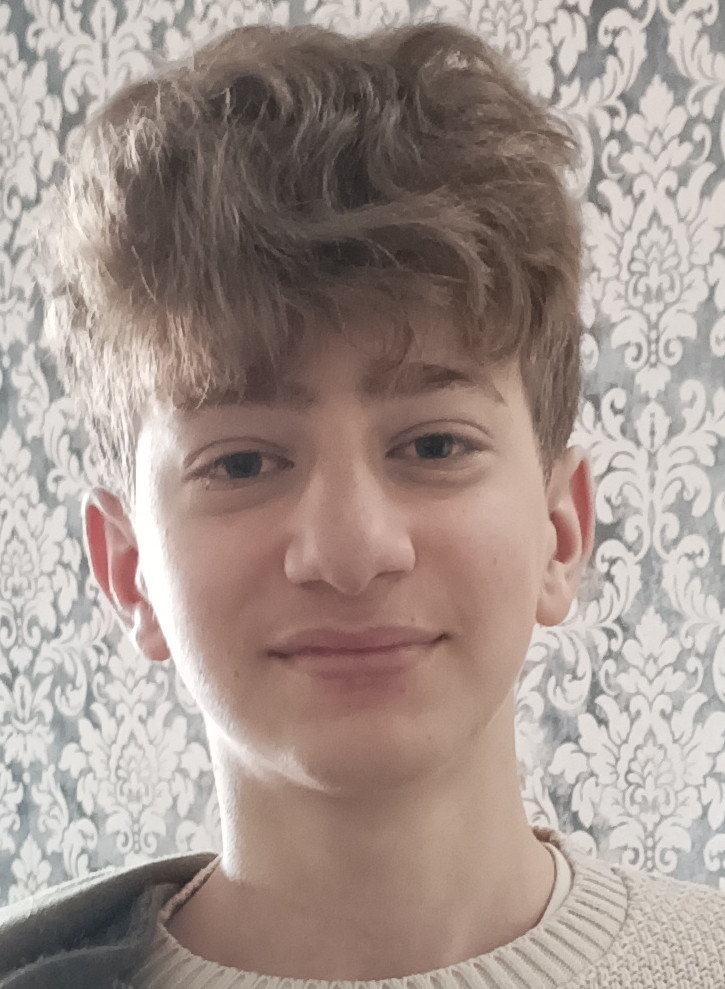
#> input picture robopy_controller/known_faces/edoardo/edoardo_3.jpg, 725 x 989 px; its folder holds only this picture in this run
$ python face_enrollment_offline.py
#> lines starting #> are read from the running program, lines starting #| are printed output that depends on the picture; long printed decimals are rounded
#> in process_person, img is the input picture: shape (989, 725, 3); mean B, G, R 142.2, 148.9, 163.9
#!/usr/bin/env python3
"""
Face Enrollment Offline — Generazione placeholder embedding
==========================================================
Script STANDALONE (non richiede ROS 2 né Hailo).
Genera file embedding.npy in known_faces/<nome>/embedding.npy
a partire dalle immagini .jpg/.png presenti nelle sottocartelle.

ATTENZIONE: Gli embedding generati sono PLACEHOLDER basati su HOG/features
    OpenCV. NON sono embedding ArcFace reali e NON riconoscono correttamente
    i volti. Servono solo per verificare il flusso del sistema prima
    dell'enrollment reale su Marcus via NPU Hailo.

Enrollment REALE su Marcus (dopo deploy):
    ros2 topic pub --once /hailo/face/enroll std_msgs/msg/String "data: 'nome'"
    (tenere il volto della persona in camera per ~10 frame)

Uso:
    python3 face_enrollment_offline.py [--faces-dir /path/to/known_faces] [--dim 512]

Requisiti:
    pip install numpy opencv-python
"""

import os
import sys
import argparse
import numpy as np
import cv2


def extract_hog_embedding(image_bgr, target_dim=512):
    """
    Estrae un feature vector HOG dall'immagine e lo proietta a target_dim dim.
    Placeholder deterministico: stesso output per stessa immagine.
    """
    img = cv2.resize(image_bgr, (128, 128))
    gray = cv2.cvtColor(img, cv2.COLOR_BGR2GRAY)

    hog = cv2.HOGDescriptor(
        _winSize=(128, 128),
        _blockSize=(16, 16),
        _blockStride=(8, 8),
        _cellSize=(8, 8),
        _nbins=9
    )
    hog_feat = hog.compute(gray).flatten().astype(np.float32)

    rng = np.random.default_rng(42)
    if hog_feat.shape[0] >= target_dim:
        indices = rng.choice(hog_feat.shape[0], size=target_dim, replace=False)
        indices.sort()
        emb = hog_feat[indices]
    else:
        proj = rng.standard_normal((hog_feat.shape[0], target_dim)).astype(np.float32)
        emb = hog_feat @ proj

    norm = np.linalg.norm(emb)
    if norm > 1e-6:
        emb /= norm
    return emb


def detect_and_crop_face(image_bgr):
    """
    Crop centrale adattivo: assume che il volto sia nel centro-alto dell'immagine.
    Per uno script placeholder non abbiamo bisogno di face detection esatta.
    """
    h, w = image_bgr.shape[:2]
#> h = 989; w = 725
    # Crop del quadrato centrale-alto (dove tipicamente si trova un volto in un selfie/ritratto)
    size = min(w, h)
#> size = 725
    cx = w // 2
#> cx = 362
    cy = int(h * 0.40)  # Leggermente sopra il centro
#> cy = 395
    half = size // 2
#> half = 362
    x1 = max(0, cx - half)
#> x1 = 0
    y1 = max(0, cy - half)
#> y1 = 33
    x2 = min(w, cx + half)
#> x2 = 724
    y2 = min(h, cy + half)
#> y2 = 757
    crop = image_bgr[y1:y2, x1:x2]
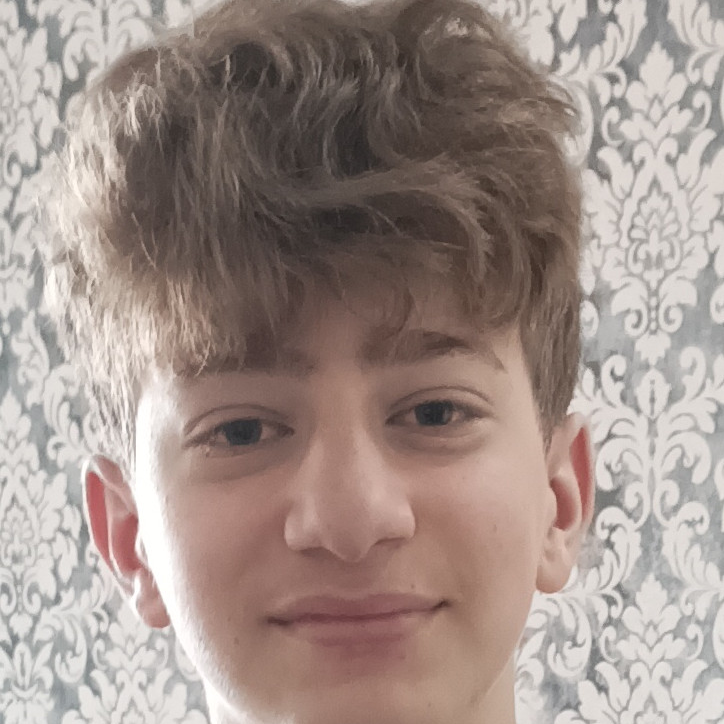
#> crop: shape (724, 724, 3); mean B, G, R 138.6, 145, 160.8
    return crop if crop.size > 0 else image_bgr

def process_person(person_dir, person_name, embedding_dim, force):
    """Genera embedding.npy per una persona. Ritorna True se completato."""
    output_path = os.path.join(person_dir, 'embedding.npy')

    if os.path.exists(output_path) and not force:
        print(f"  SKIP '{person_name}': embedding.npy gia' presente (usa --force per sovrascrivere)")
        return True

    image_files = [
        f for f in os.listdir(person_dir)
        if f.lower().endswith(('.jpg', '.jpeg', '.png', '.bmp'))
    ]

    if not image_files:
        print(f"  WARN '{person_name}': nessuna immagine trovata in {person_dir}")
        return False

    print(f"  INFO '{person_name}': {len(image_files)} immagini trovate...")

    embeddings = []
    for img_file in image_files:
        img_path = os.path.join(person_dir, img_file)
        img = cv2.imread(img_path)
        if img is None:
            print(f"       FAIL impossibile leggere {img_file}")
            continue
        face_crop = detect_and_crop_face(img)
        emb = extract_hog_embedding(face_crop, target_dim=embedding_dim)
#> in extract_hog_embedding, `img = cv2.resize(image_bgr, (128, 128))`:
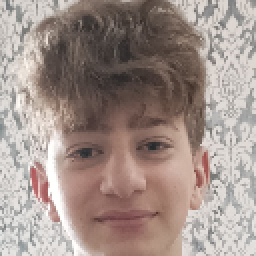
#> img: shape (128, 128, 3) (shown 2 times larger); mean B, G, R 138.5, 144.9, 160.7
#> in extract_hog_embedding, `gray = cv2.cvtColor(img, cv2.COLOR_BGR2GRAY)`:
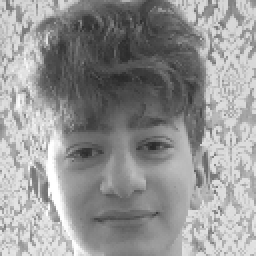
#> gray: shape (128, 128) (shown 2 times larger); min 39, max 255, mean 148.9
#> in extract_hog_embedding, `hog_feat = hog.compute(gray).flatten().astype(np.float32)`: hog_feat = 8100 values, max 0.345 at index 1987, min 0 at index 1991, mean 0.149
#> in extract_hog_embedding, `emb = hog_feat[indices]`: emb = 512 values, max 0.325 at index 388, min 0.0015 at index 169, mean 0.152
#> in extract_hog_embedding, `norm = np.linalg.norm(emb)`: norm = 3.82
#> in extract_hog_embedding, `emb /= norm`: emb = 512 values, max 0.0851 at index 388, min 0.000392 at index 169, mean 0.0397
        embeddings.append(emb)
        print(f"       OK {img_file} (norm={np.linalg.norm(emb):.4f})")
#|        OK edoardo_3.jpg (norm=1.0000)

    if not embeddings:
        print(f"  FAIL '{person_name}': nessun embedding valido")
        return False

    mean_emb = np.mean(np.stack(embeddings, axis=0), axis=0).astype(np.float32)
#> mean_emb has the same summary as emb in extract_hog_embedding
    norm = np.linalg.norm(mean_emb)
#> norm = 1
    if norm > 1e-6:
        mean_emb /= norm

    np.save(output_path, mean_emb)
    print(f"  SAVE {output_path} | shape={mean_emb.shape} | norm={np.linalg.norm(mean_emb):.6f}")
#|   SAVE robopy_controller/known_faces/edoardo/embedding.npy | shape=(512,) | norm=1.000
    return True


def main():
    parser = argparse.ArgumentParser(description="Genera embedding placeholder per Face Recognition offline")
    parser.add_argument('--faces-dir', '-d',
        default=os.path.join(os.path.dirname(os.path.abspath(__file__)), 'known_faces'),
        help='Percorso della directory known_faces')
    parser.add_argument('--dim', '-n', type=int, default=512,
        help='Dimensione embedding (default: 512)')
    parser.add_argument('--force', '-f', action='store_true',
        help='Sovrascrivi embedding.npy esistenti')
    parser.add_argument('--person', '-p', default=None,
        help='Elabora solo una persona specifica')

    args = parser.parse_args()
    faces_dir = os.path.abspath(args.faces_dir)

    print(f"\n{'='*60}")
    print("Face Enrollment Offline - Placeholder Generator")
    print(f"{'='*60}")
    print(f"Directory: {faces_dir}")
    print(f"Dimensione embedding: {args.dim}")
    print("NOTA: embedding PLACEHOLDER - non sono ArcFace reali!")
    print(f"{'='*60}\n")

    if not os.path.exists(faces_dir):
        print(f"ERRORE: Directory non trovata: {faces_dir}")
        sys.exit(1)

    if args.person:
        persons = [args.person]
    else:
        persons = [d for d in os.listdir(faces_dir) if os.path.isdir(os.path.join(faces_dir, d))]

    if not persons:
        print(f"ERRORE: Nessuna sottocartella trovata in {faces_dir}")
        sys.exit(1)

    print(f"Persone da elaborare: {persons}\n")
    success_count = 0
    for person_name in sorted(persons):
        person_dir = os.path.join(faces_dir, person_name)
        print(f"-> Elaborazione: {person_name}")
        ok = process_person(person_dir, person_name, args.dim, args.force)
        if ok:
            success_count += 1
        print()
#> pass 2 of the loop in main, `for person_name in sorted(persons):`:
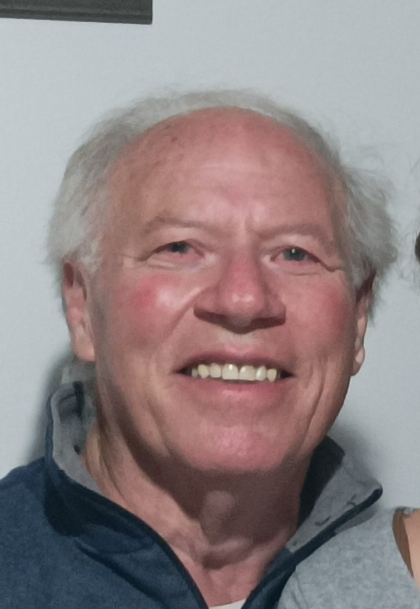
#> input picture robopy_controller/known_faces/filippo/filippo_1.jpg, 840 x 1218 px (shown at 1/2 size)
#> in process_person, img is the input picture: shape (1218, 840, 3); mean B, G, R 131.5, 130.4, 142.8
#> in detect_and_crop_face (call 2), `crop = image_bgr[y1:y2, x1:x2]`:
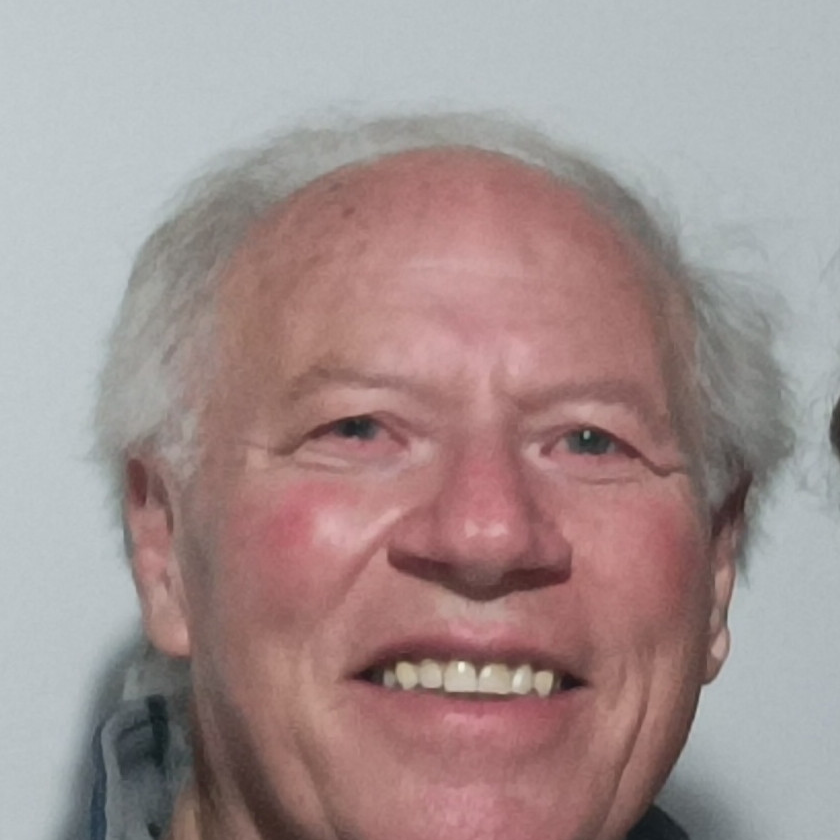
#> crop: shape (840, 840, 3); mean B, G, R 144.3, 145.1, 162.8
#> img: shape (128, 128, 3)
#> in extract_hog_embedding (call 2), `gray = cv2.cvtColor(img, cv2.COLOR_BGR2GRAY)`:
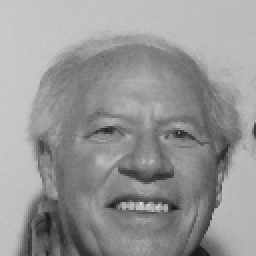
#> gray: shape (128, 128) (shown 2 times larger); min 24, max 234, mean 150.2
#> hog_feat = 8100 values, max 0.496 at index 486, min 0 at index 3207, mean 0.141
#> in extract_hog_embedding (call 2), `emb = hog_feat[indices]`: emb = 512 values, max 0.496 at index 23, min 0.000434 at index 473, mean 0.14
#> in extract_hog_embedding (call 2), `norm = np.linalg.norm(emb)`: norm = 3.78
#> in extract_hog_embedding (call 2), `emb /= norm`: emb = 512 values, max 0.131 at index 23, min 0.000115 at index 473, mean 0.0371
#|        OK filippo_1.jpg (norm=1.0000)
#> pass 3 of the loop in main, `for person_name in sorted(persons):`:
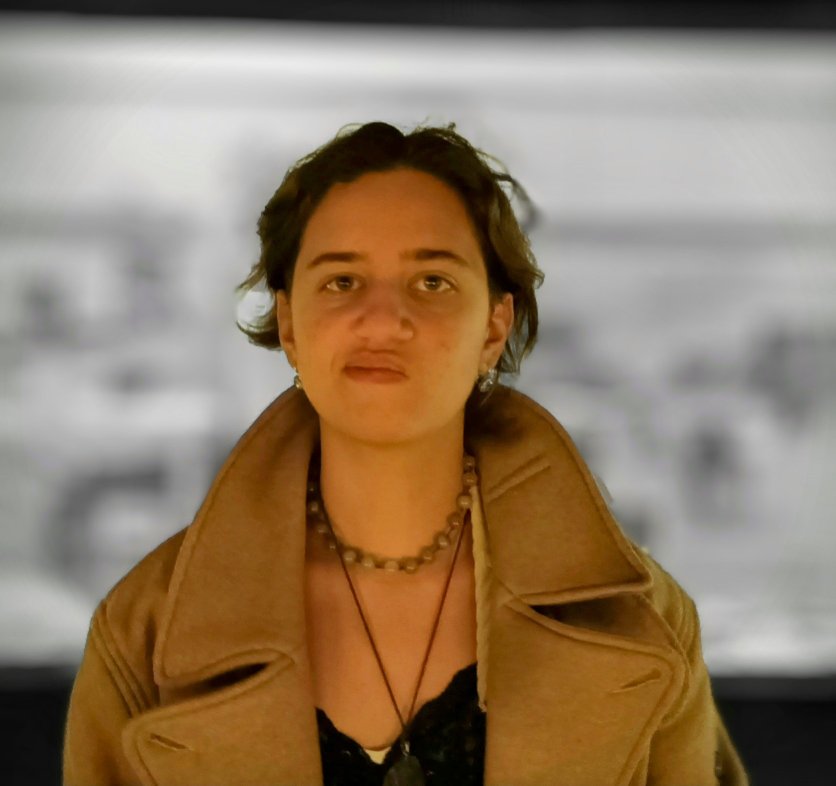
#> input picture robopy_controller/known_faces/isabella/isabella_1.jpg, 1672 x 1571 px (shown at 1/2 size)
#> in process_person, img is the input picture: shape (1571, 1672, 3); mean B, G, R 101, 124.4, 145
#> in detect_and_crop_face (call 4), `crop = image_bgr[y1:y2, x1:x2]`:
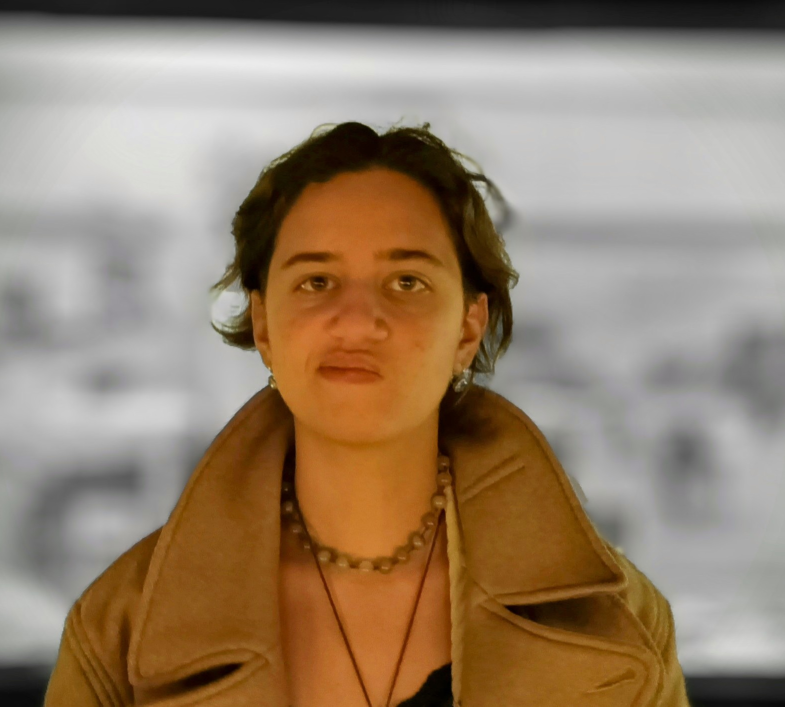
#> crop: shape (1413, 1570, 3) (shown at 1/2 size); mean B, G, R 107.6, 129.8, 150.5
#> img: shape (128, 128, 3)
#> in extract_hog_embedding (call 4), `gray = cv2.cvtColor(img, cv2.COLOR_BGR2GRAY)`:
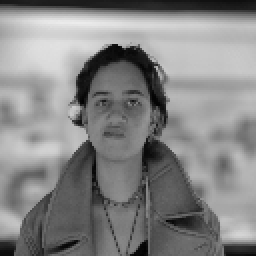
#> gray: shape (128, 128) (shown 2 times larger); min 0, max 236, mean 133.4
#> hog_feat = 8100 values, max 0.608 at index 6601, min 0 at index 77, mean 0.125
#> in extract_hog_embedding (call 4), `emb = hog_feat[indices]`: emb = 512 values, max 0.482 at index 426, min 0 at index 4, mean 0.117

    print(f"{'='*60}")
    print(f"Completato: {success_count}/{len(persons)} persone elaborate.")
    print(f"\nPer enrollment REALE su Marcus:")
    print(f"  ros2 topic pub --once /hailo/face/enroll std_msgs/msg/String \"data: '<nome>'\"")
    print(f"{'='*60}\n")


if __name__ == '__main__':
    main()
